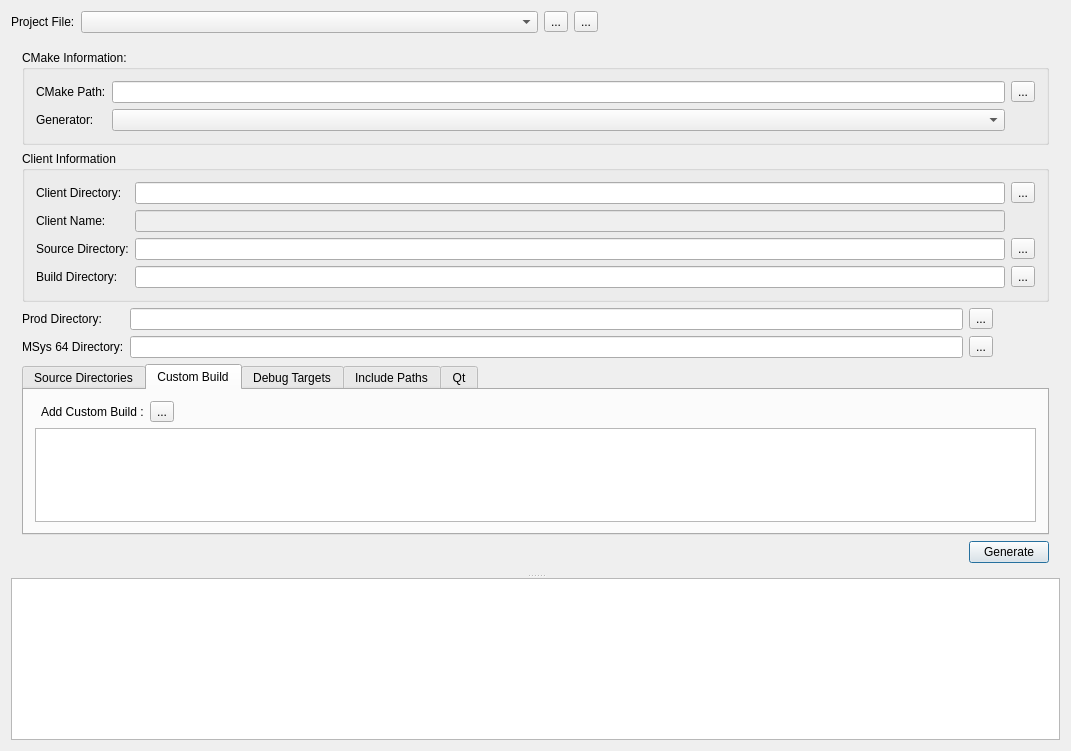
<?xml version="1.0" encoding="UTF-8"?>
<ui version="4.0">
 <class>CMainWindow</class>
 <widget class="QDialog" name="CMainWindow">
  <property name="geometry">
   <rect>
    <x>0</x>
    <y>0</y>
    <width>1071</width>
    <height>751</height>
   </rect>
  </property>
  <property name="minimumSize">
   <size>
    <width>50</width>
    <height>50</height>
   </size>
  </property>
  <property name="windowTitle">
   <string>Visual Studio Project Generator</string>
  </property>
  <layout class="QGridLayout" name="gridLayout_7">
   <item row="0" column="0">
    <widget class="QLabel" name="label_11">
     <property name="text">
      <string>Project File:</string>
     </property>
    </widget>
   </item>
   <item row="0" column="3">
    <widget class="QToolButton" name="saveProjectFileBtn">
     <property name="text">
      <string>...</string>
     </property>
     <property name="icon">
      <iconset resource="application.qrc">
       <normaloff>:/resources/download.png</normaloff>:/resources/download.png</iconset>
     </property>
    </widget>
   </item>
   <item row="0" column="4">
    <spacer name="horizontalSpacer_6">
     <property name="orientation">
      <enum>Qt::Horizontal</enum>
     </property>
     <property name="sizeHint" stdset="0">
      <size>
       <width>40</width>
       <height>20</height>
      </size>
     </property>
    </spacer>
   </item>
   <item row="1" column="0" colspan="5">
    <widget class="QSplitter" name="splitter">
     <property name="orientation">
      <enum>Qt::Vertical</enum>
     </property>
     <widget class="QWidget" name="layoutWidget">
      <layout class="QGridLayout" name="gridLayout_4">
       <item row="1" column="0" colspan="3">
        <widget class="QGroupBox" name="groupBox_2">
         <property name="title">
          <string>Client Information</string>
         </property>
         <layout class="QGridLayout" name="gridLayout">
          <item row="2" column="2">
           <widget class="QToolButton" name="sourceDirBtn">
            <property name="text">
             <string>...</string>
            </property>
            <property name="icon">
             <iconset resource="application.qrc">
              <normaloff>:/resources/open.png</normaloff>:/resources/open.png</iconset>
            </property>
           </widget>
          </item>
          <item row="1" column="0">
           <widget class="QLabel" name="label_6">
            <property name="text">
             <string>Client Name:</string>
            </property>
           </widget>
          </item>
          <item row="2" column="1">
           <widget class="QLineEdit" name="sourceRelDir"/>
          </item>
          <item row="0" column="2">
           <widget class="QToolButton" name="clientDirBtn">
            <property name="text">
             <string>...</string>
            </property>
            <property name="icon">
             <iconset resource="application.qrc">
              <normaloff>:/resources/open.png</normaloff>:/resources/open.png</iconset>
            </property>
           </widget>
          </item>
          <item row="3" column="2">
           <widget class="QToolButton" name="buildDirBtn">
            <property name="text">
             <string>...</string>
            </property>
            <property name="icon">
             <iconset resource="application.qrc">
              <normaloff>:/resources/open.png</normaloff>:/resources/open.png</iconset>
            </property>
           </widget>
          </item>
          <item row="3" column="0">
           <widget class="QLabel" name="label_4">
            <property name="text">
             <string>Build Directory:</string>
            </property>
           </widget>
          </item>
          <item row="3" column="1">
           <widget class="QLineEdit" name="buildRelDir"/>
          </item>
          <item row="1" column="1">
           <widget class="QLineEdit" name="clientName">
            <property name="enabled">
             <bool>false</bool>
            </property>
            <property name="readOnly">
             <bool>true</bool>
            </property>
           </widget>
          </item>
          <item row="0" column="1">
           <widget class="QLineEdit" name="clientDir"/>
          </item>
          <item row="2" column="0">
           <widget class="QLabel" name="label_3">
            <property name="text">
             <string>Source Directory:</string>
            </property>
           </widget>
          </item>
          <item row="0" column="0">
           <widget class="QLabel" name="label_10">
            <property name="text">
             <string>Client Directory:</string>
            </property>
           </widget>
          </item>
         </layout>
        </widget>
       </item>
       <item row="5" column="0" colspan="2">
        <spacer name="horizontalSpacer">
         <property name="orientation">
          <enum>Qt::Horizontal</enum>
         </property>
         <property name="sizeHint" stdset="0">
          <size>
           <width>40</width>
           <height>20</height>
          </size>
         </property>
        </spacer>
       </item>
       <item row="2" column="0">
        <widget class="QLabel" name="label_12">
         <property name="text">
          <string>Prod Directory:</string>
         </property>
        </widget>
       </item>
       <item row="2" column="1">
        <widget class="QLineEdit" name="prodDir"/>
       </item>
       <item row="3" column="1">
        <widget class="QLineEdit" name="msys64Dir"/>
       </item>
       <item row="5" column="2">
        <widget class="QPushButton" name="generateBtn">
         <property name="text">
          <string>Generate</string>
         </property>
         <property name="icon">
          <iconset resource="application.qrc">
           <normaloff>:/resources/generate.png</normaloff>:/resources/generate.png</iconset>
         </property>
        </widget>
       </item>
       <item row="3" column="0">
        <widget class="QLabel" name="label_13">
         <property name="text">
          <string>MSys 64 Directory:</string>
         </property>
        </widget>
       </item>
       <item row="3" column="2">
        <widget class="QToolButton" name="msys64DirBtn">
         <property name="text">
          <string>...</string>
         </property>
         <property name="icon">
          <iconset resource="application.qrc">
           <normaloff>:/resources/open.png</normaloff>:/resources/open.png</iconset>
         </property>
        </widget>
       </item>
       <item row="4" column="0" colspan="3">
        <widget class="QTabWidget" name="tabWidget">
         <property name="currentIndex">
          <number>1</number>
         </property>
         <widget class="QWidget" name="tab">
          <attribute name="title">
           <string>Source Directories</string>
          </attribute>
          <layout class="QVBoxLayout" name="verticalLayout_3">
           <item>
            <widget class="QTreeView" name="sourceTree"/>
           </item>
          </layout>
         </widget>
         <widget class="QWidget" name="tab_3">
          <attribute name="title">
           <string>Custom Build</string>
          </attribute>
          <layout class="QGridLayout" name="gridLayout_3">
           <item row="0" column="2">
            <widget class="QToolButton" name="addCustomBuildBtn">
             <property name="text">
              <string>...</string>
             </property>
             <property name="icon">
              <iconset resource="application.qrc">
               <normaloff>:/resources/plus.png</normaloff>:/resources/plus.png</iconset>
             </property>
            </widget>
           </item>
           <item row="0" column="1">
            <widget class="QLabel" name="label_8">
             <property name="text">
              <string>Add Custom Build :</string>
             </property>
            </widget>
           </item>
           <item row="0" column="3">
            <spacer name="horizontalSpacer_3">
             <property name="orientation">
              <enum>Qt::Horizontal</enum>
             </property>
             <property name="sizeHint" stdset="0">
              <size>
               <width>772</width>
               <height>20</height>
              </size>
             </property>
            </spacer>
           </item>
           <item row="1" column="0" colspan="4">
            <widget class="QTreeView" name="customBuilds"/>
           </item>
          </layout>
         </widget>
         <widget class="QWidget" name="tab_4">
          <attribute name="title">
           <string>Debug Targets</string>
          </attribute>
          <layout class="QGridLayout" name="gridLayout_6">
           <item row="0" column="0">
            <widget class="QLabel" name="label_9">
             <property name="text">
              <string>Add Debug Target:</string>
             </property>
            </widget>
           </item>
           <item row="2" column="0" colspan="3">
            <widget class="QTreeView" name="debugTargets"/>
           </item>
           <item row="0" column="1">
            <widget class="QToolButton" name="addDebugTargetBtn">
             <property name="text">
              <string>...</string>
             </property>
             <property name="icon">
              <iconset resource="application.qrc">
               <normaloff>:/resources/plus.png</normaloff>:/resources/plus.png</iconset>
             </property>
            </widget>
           </item>
           <item row="0" column="2">
            <spacer name="horizontalSpacer_4">
             <property name="orientation">
              <enum>Qt::Horizontal</enum>
             </property>
             <property name="sizeHint" stdset="0">
              <size>
               <width>40</width>
               <height>20</height>
              </size>
             </property>
            </spacer>
           </item>
          </layout>
         </widget>
         <widget class="QWidget" name="tab_2">
          <attribute name="title">
           <string>Include Paths</string>
          </attribute>
          <layout class="QGridLayout" name="gridLayout_2">
           <item row="0" column="1">
            <widget class="QLabel" name="label_7">
             <property name="text">
              <string>Add Include Dir:</string>
             </property>
            </widget>
           </item>
           <item row="0" column="2">
            <widget class="QToolButton" name="addIncDirBtn">
             <property name="text">
              <string>...</string>
             </property>
             <property name="icon">
              <iconset resource="application.qrc">
               <normaloff>:/resources/plus.png</normaloff>:/resources/plus.png</iconset>
             </property>
            </widget>
           </item>
           <item row="0" column="3">
            <spacer name="horizontalSpacer_2">
             <property name="orientation">
              <enum>Qt::Horizontal</enum>
             </property>
             <property name="sizeHint" stdset="0">
              <size>
               <width>355</width>
               <height>20</height>
              </size>
             </property>
            </spacer>
           </item>
           <item row="1" column="0" rowspan="2" colspan="4">
            <widget class="QListView" name="incPaths"/>
           </item>
          </layout>
         </widget>
         <widget class="QWidget" name="tab_5">
          <attribute name="title">
           <string>Qt</string>
          </attribute>
          <layout class="QGridLayout" name="gridLayout_8">
           <item row="0" column="1">
            <widget class="QLineEdit" name="qtDir"/>
           </item>
           <item row="0" column="2">
            <widget class="QToolButton" name="qtDirBtn">
             <property name="text">
              <string>...</string>
             </property>
             <property name="icon">
              <iconset resource="application.qrc">
               <normaloff>:/resources/open.png</normaloff>:/resources/open.png</iconset>
             </property>
            </widget>
           </item>
           <item row="0" column="0">
            <widget class="QLabel" name="label_5">
             <property name="text">
              <string>Qt Dir:</string>
             </property>
            </widget>
           </item>
           <item row="0" column="3">
            <spacer name="horizontalSpacer_5">
             <property name="orientation">
              <enum>Qt::Horizontal</enum>
             </property>
             <property name="sizeHint" stdset="0">
              <size>
               <width>40</width>
               <height>20</height>
              </size>
             </property>
            </spacer>
           </item>
           <item row="1" column="0" colspan="4">
            <widget class="QListView" name="qtLibs"/>
           </item>
          </layout>
         </widget>
        </widget>
       </item>
       <item row="0" column="0" colspan="3">
        <widget class="QGroupBox" name="groupBox">
         <property name="title">
          <string>CMake Information:</string>
         </property>
         <layout class="QGridLayout" name="gridLayout_5">
          <item row="0" column="1">
           <widget class="QLineEdit" name="cmakePath"/>
          </item>
          <item row="0" column="0">
           <widget class="QLabel" name="label">
            <property name="text">
             <string>CMake Path:</string>
            </property>
           </widget>
          </item>
          <item row="1" column="0">
           <widget class="QLabel" name="label_2">
            <property name="text">
             <string>Generator:</string>
            </property>
           </widget>
          </item>
          <item row="0" column="2">
           <widget class="QToolButton" name="cmakePathBtn">
            <property name="text">
             <string>...</string>
            </property>
            <property name="icon">
             <iconset resource="application.qrc">
              <normaloff>:/resources/open.png</normaloff>:/resources/open.png</iconset>
            </property>
           </widget>
          </item>
          <item row="1" column="1">
           <widget class="QComboBox" name="generator"/>
          </item>
         </layout>
        </widget>
       </item>
       <item row="2" column="2">
        <widget class="QToolButton" name="prodDirBtn">
         <property name="text">
          <string>...</string>
         </property>
         <property name="icon">
          <iconset resource="application.qrc">
           <normaloff>:/resources/open.png</normaloff>:/resources/open.png</iconset>
         </property>
        </widget>
       </item>
      </layout>
     </widget>
     <widget class="QPlainTextEdit" name="log">
      <property name="readOnly">
       <bool>true</bool>
      </property>
     </widget>
    </widget>
   </item>
   <item row="0" column="1">
    <widget class="QComboBox" name="projectFile">
     <property name="sizePolicy">
      <sizepolicy hsizetype="MinimumExpanding" vsizetype="Fixed">
       <horstretch>0</horstretch>
       <verstretch>0</verstretch>
      </sizepolicy>
     </property>
    </widget>
   </item>
   <item row="0" column="2">
    <widget class="QToolButton" name="openProjectFileBtn">
     <property name="text">
      <string>...</string>
     </property>
     <property name="icon">
      <iconset resource="application.qrc">
       <normaloff>:/resources/open.png</normaloff>:/resources/open.png</iconset>
     </property>
    </widget>
   </item>
  </layout>
 </widget>
 <layoutdefault spacing="6" margin="11"/>
 <tabstops>
  <tabstop>projectFile</tabstop>
  <tabstop>openProjectFileBtn</tabstop>
  <tabstop>saveProjectFileBtn</tabstop>
  <tabstop>cmakePath</tabstop>
  <tabstop>cmakePathBtn</tabstop>
  <tabstop>generator</tabstop>
  <tabstop>clientDir</tabstop>
  <tabstop>clientDirBtn</tabstop>
  <tabstop>clientName</tabstop>
  <tabstop>sourceRelDir</tabstop>
  <tabstop>sourceDirBtn</tabstop>
  <tabstop>buildRelDir</tabstop>
  <tabstop>buildDirBtn</tabstop>
  <tabstop>prodDir</tabstop>
  <tabstop>prodDirBtn</tabstop>
  <tabstop>msys64Dir</tabstop>
  <tabstop>msys64DirBtn</tabstop>
  <tabstop>sourceTree</tabstop>
  <tabstop>addCustomBuildBtn</tabstop>
  <tabstop>customBuilds</tabstop>
  <tabstop>addDebugTargetBtn</tabstop>
  <tabstop>debugTargets</tabstop>
  <tabstop>addIncDirBtn</tabstop>
  <tabstop>incPaths</tabstop>
  <tabstop>qtDir</tabstop>
  <tabstop>qtDirBtn</tabstop>
  <tabstop>qtLibs</tabstop>
  <tabstop>generateBtn</tabstop>
  <tabstop>log</tabstop>
  <tabstop>tabWidget</tabstop>
 </tabstops>
 <resources>
  <include location="application.qrc"/>
 </resources>
 <connections/>
</ui>
